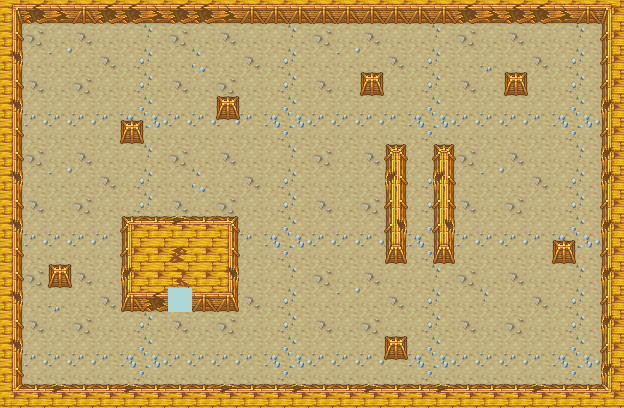

Tiled map render using the project's own tile images. Description and the map definition, with tile-layer contents summarised, below:
An orthogonal 26x17 tile map with 24x24 px tiles, 4 tile layers (Floor1, Stairs, Floor2, Walls).

<map version="1.0" orientation="orthogonal" renderorder="right-down" width="26" height="17" tilewidth="24" tileheight="24" nextobjectid="1">
 <tileset firstgid="1" name="Dungeon" tilewidth="24" tileheight="24" spacing="1" margin="3" tilecount="120">
  <image source="Dungeon.png" width="205" height="394" />
 </tileset>
 <layer name="Floor1" width="26" height="17">
  <data>[442 cells, 442 non-empty, 29 distinct tile ids]</data>
 </layer>
 <layer name="Stairs" width="26" height="17">
  <data>[442 cells, 1 non-empty, 1 distinct tile ids]</data>
 </layer>
 <layer name="Floor2" width="26" height="17">
  <data>[442 cells, 19 non-empty, 19 distinct tile ids]</data>
 </layer>
 <layer name="Walls" width="26" height="17">
  <data>[442 cells, 99 non-empty, 26 distinct tile ids]</data>
 </layer>
</map>
